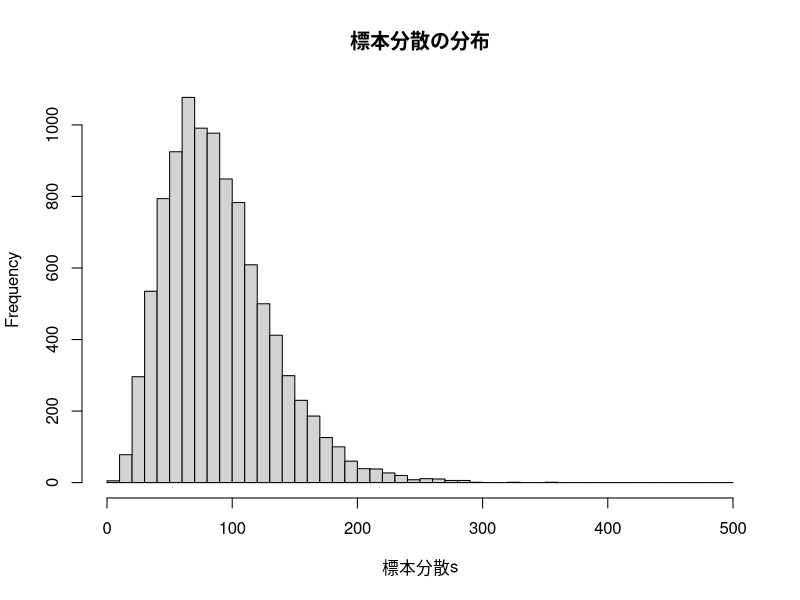
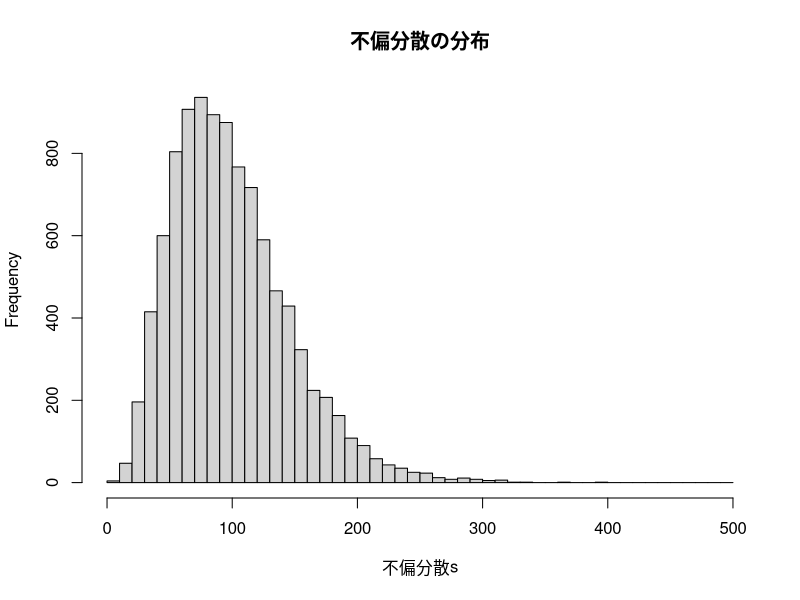
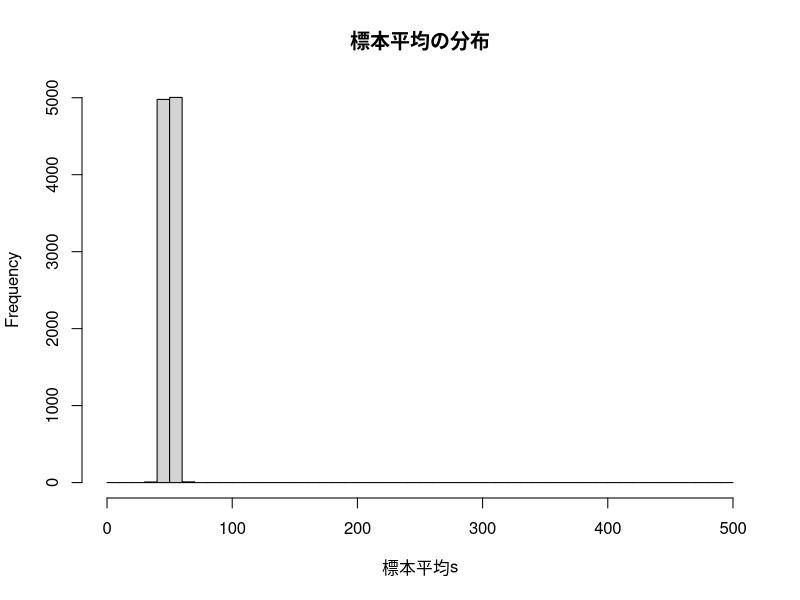
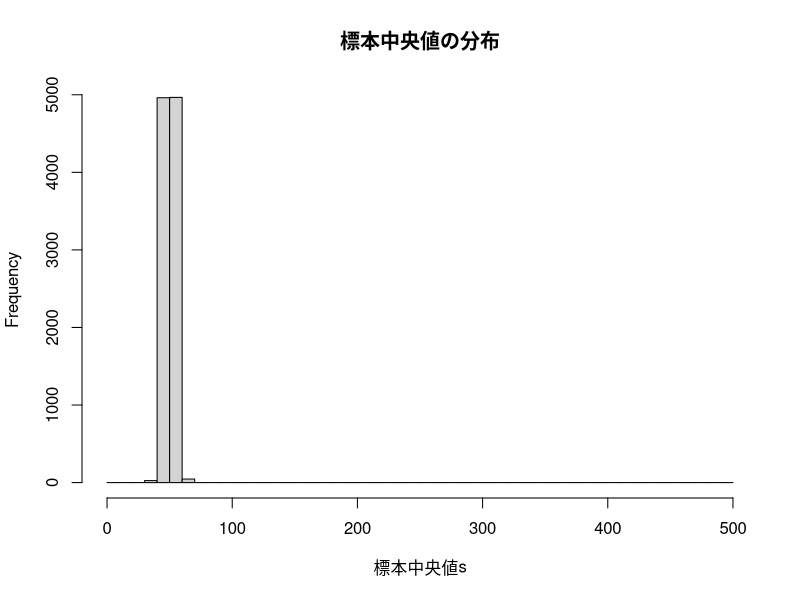

Source code (R) for these figures, in order:
##
## 4.6 標本平均以外の標本分布
##

samples.no <- 10000   # いくつ標本を用いるか
sample.size <- 10     # ひとつの標本の中のデータの個数

this.mean <- 50       # 分布の平均
this.sd <- 10         # 分布の標準偏差

標本分散s <- numeric(samples.no) # 各々の標本の分散値の保存場所
不偏分散s <- numeric(samples.no) # 各々の標本の不偏分散値の保存場所

for (i in 1:samples.no) {
  標本 <- rnorm(n=sample.size, mean=this.mean, sd=this.sd) # ひとつの標本の生成
  標本分散s[i] <- mean((標本-mean(標本))^2) 
  不偏分散s[i] <- var(標本)
}

c(mean(標本分散s),sd(標本分散s))  # 標本分散達の平均と分散
c(mean(不偏分散s),sd(不偏分散s))  # 標本不偏分散達の平均と分散
標本分散誤差100以上 <- ifelse(標本分散s>=100,1,0)
不偏分散誤差100以上 <- ifelse(不偏分散s>=100,1,0)
table(標本分散誤差100以上)
table(不偏分散誤差100以上)
##
## 標本分散の頻度表
##
hist(標本分散s, breaks=seq(0,500,10), main="標本分散の分布")
##
## 標本不偏分散の頻度表
##
hist(不偏分散s, breaks=seq(0,500,10), main="不偏分散の分布")
##
## 4.6.2 中央値を母平均の推定量として使えるか
##
samples.no <- 10000
sample.size <- 10
this.mean <- 50
this.sd <- 10

標本平均s <- numeric(samples.no)
標本中央値s <- numeric(samples.no)

for (i in 1:samples.no) {
  標本 <- rnorm(n=sample.size,mean=this.mean,sd=this.sd)
  標本平均s[i] <- mean(標本)
  標本中央値s[i] <- median(標本)
}

c(mean(標本平均s), sd(標本平均s))
c(mean(標本中央値s), sd(標本中央値s))
##
## 標本分散の頻度表
##
hist(標本平均s, breaks=seq(0,500,10), main="標本平均の分布")
##
## 標本中央値の頻度表
##
hist(標本中央値s, breaks=seq(0,500,10), main="標本中央値の分布")
